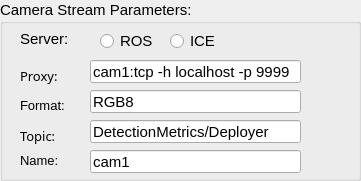
                    <widget class="QGroupBox" name="deployer_param_groupBox">
                        <property name="enabled">
                            <bool>true</bool>
                        </property>
                        <property name="geometry">
                            <rect>
                                <x>20</x>
                                <y>120</y>
                                <width>361</width>
                                <height>181</height>
                            </rect>
                        </property>
                        <property name="font">
                            <font>
                                <family>Ubuntu</family>
                                <pointsize>11</pointsize>
                                <weight>50</weight>
                                <bold>false</bold>
                                <underline>false</underline>
                                <strikeout>false</strikeout>
                                <kerning>false</kerning>
                            </font>
                        </property>
                        <property name="whatsThis">
                            <string extracomment="Camera Parametrs specific to Streams only"/>
                        </property>
                        <property name="title">
                            <string>Camera Stream Parameters:</string>
                        </property>
                        <widget class="QLabel" name="label21">
                            <property name="geometry">
                                <rect>
                                    <x>20</x>
                                    <y>60</y>
                                    <width>61</width>
                                    <height>31</height>
                                </rect>
                            </property>
                            <property name="font">
                                <font>
                                    <family>Saab</family>
                                    <pointsize>10</pointsize>
                                    <underline>false</underline>
                                    <strikeout>false</strikeout>
                                    <kerning>true</kerning>
                                </font>
                            </property>
                            <property name="text">
                                <string>Proxy:</string>
                            </property>
                        </widget>
                        <widget class="QLineEdit" name="lineEdit_deployer_proxy">
                            <property name="geometry">
                                <rect>
                                    <x>90</x>
                                    <y>60</y>
                                    <width>211</width>
                                    <height>23</height>
                                </rect>
                            </property>
                            <property name="font">
                                <font>
                                    <pointsize>11</pointsize>
                                    <weight>50</weight>
                                    <italic>false</italic>
                                    <bold>false</bold>
                                </font>
                            </property>
                            <property name="text">
                                <string>cam1:tcp -h localhost -p 9999</string>
                            </property>
                        </widget>
                        <widget class="QLineEdit" name="lineEdit_deployer_format">
                            <property name="geometry">
                                <rect>
                                    <x>90</x>
                                    <y>90</y>
                                    <width>211</width>
                                    <height>23</height>
                                </rect>
                            </property>
                            <property name="text">
                                <string>RGB8</string>
                            </property>
                        </widget>
                        <widget class="QLineEdit" name="lineEdit_deployer_topic">
                            <property name="geometry">
                                <rect>
                                    <x>90</x>
                                    <y>120</y>
                                    <width>211</width>
                                    <height>23</height>
                                </rect>
                            </property>
                            <property name="text">
                                <string>DetectionMetrics/Deployer</string>
                            </property>
                        </widget>
                        <widget class="QLineEdit" name="lineEdit_deployer_name">
                            <property name="geometry">
                                <rect>
                                    <x>90</x>
                                    <y>150</y>
                                    <width>211</width>
                                    <height>23</height>
                                </rect>
                            </property>
                            <property name="text">
                                <string>cam1</string>
                            </property>
                        </widget>
                        <widget class="QLabel" name="label_2">
                            <property name="enabled">
                                <bool>true</bool>
                            </property>
                            <property name="geometry">
                                <rect>
                                    <x>20</x>
                                    <y>90</y>
                                    <width>71</width>
                                    <height>31</height>
                                </rect>
                            </property>
                            <property name="font">
                                <font>
                                    <pointsize>10</pointsize>
                                </font>
                            </property>
                            <property name="text">
                                <string>Format:</string>
                            </property>
                        </widget>
                        <widget class="QLabel" name="label_3">
                            <property name="geometry">
                                <rect>
                                    <x>20</x>
                                    <y>120</y>
                                    <width>61</width>
                                    <height>31</height>
                                </rect>
                            </property>
                            <property name="font">
                                <font>
                                    <family>Saab</family>
                                    <pointsize>10</pointsize>
                                    <underline>false</underline>
                                    <strikeout>false</strikeout>
                                    <kerning>true</kerning>
                                </font>
                            </property>
                            <property name="text">
                                <string>Topic:</string>
                            </property>
                        </widget>
                        <widget class="QLabel" name="label_4">
                            <property name="geometry">
                                <rect>
                                    <x>20</x>
                                    <y>150</y>
                                    <width>61</width>
                                    <height>21</height>
                                </rect>
                            </property>
                            <property name="font">
                                <font>
                                    <family>Ubuntu</family>
                                    <pointsize>10</pointsize>
                                    <underline>false</underline>
                                    <strikeout>false</strikeout>
                                    <kerning>true</kerning>
                                </font>
                            </property>
                            <property name="text">
                                <string>Name:</string>
                            </property>
                        </widget>
                        <widget class="QRadioButton" name="radioButton_deployer_ros">
                            <property name="geometry">
                                <rect>
                                    <x>100</x>
                                    <y>30</y>
                                    <width>61</width>
                                    <height>22</height>
                                </rect>
                            </property>
                            <property name="text">
                                <string>ROS</string>
                            </property>
                        </widget>
                        <widget class="QRadioButton" name="radioButton_deployer_ice">
                            <property name="geometry">
                                <rect>
                                    <x>170</x>
                                    <y>30</y>
                                    <width>117</width>
                                    <height>22</height>
                                </rect>
                            </property>
                            <property name="text">
                                <string>ICE</string>
                            </property>
                        </widget>
                        <widget class="QLabel" name="label_51">
                            <property name="geometry">
                                <rect>
                                    <x>20</x>
                                    <y>30</y>
                                    <width>68</width>
                                    <height>17</height>
                                </rect>
                            </property>
                            <property name="text">
                                <string>Server:</string>
                            </property>
                        </widget>
                    </widget>
